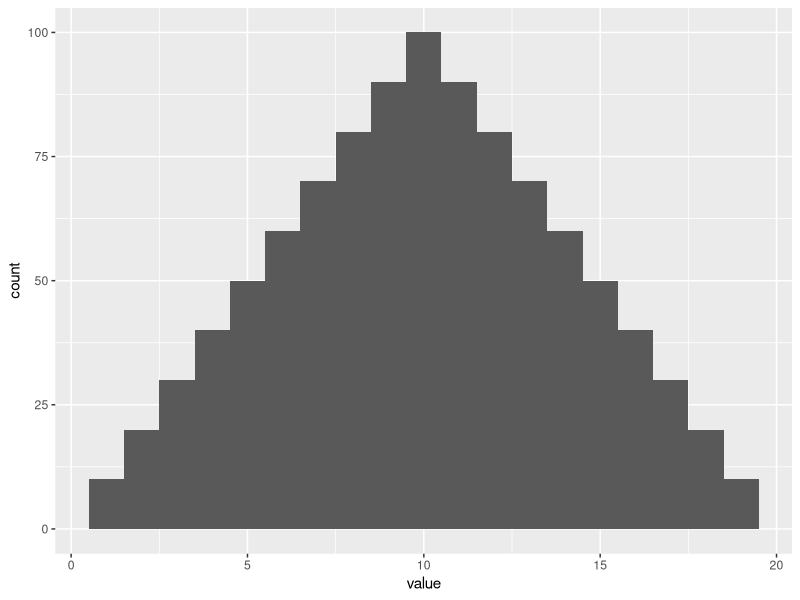
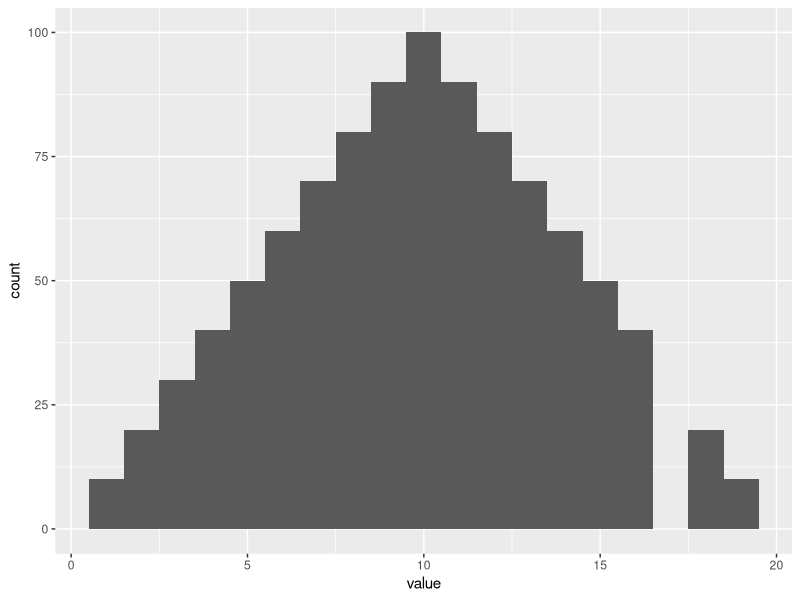
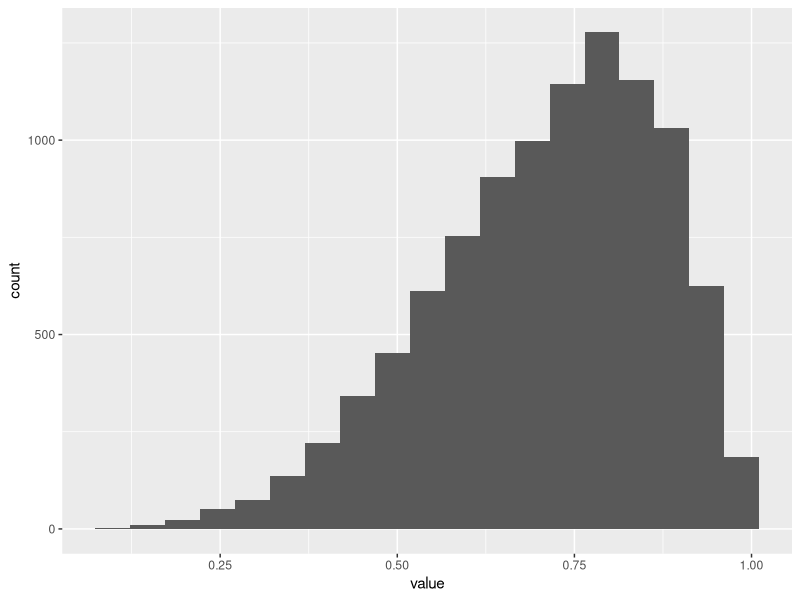
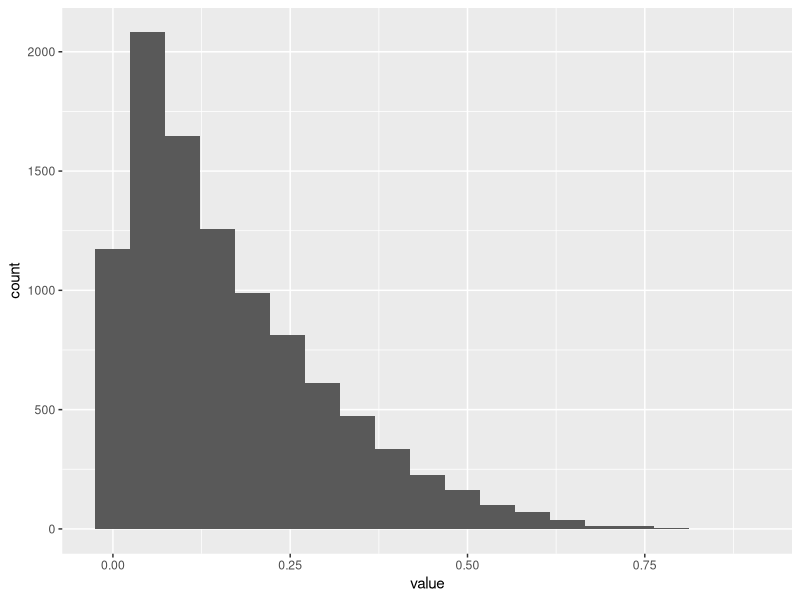
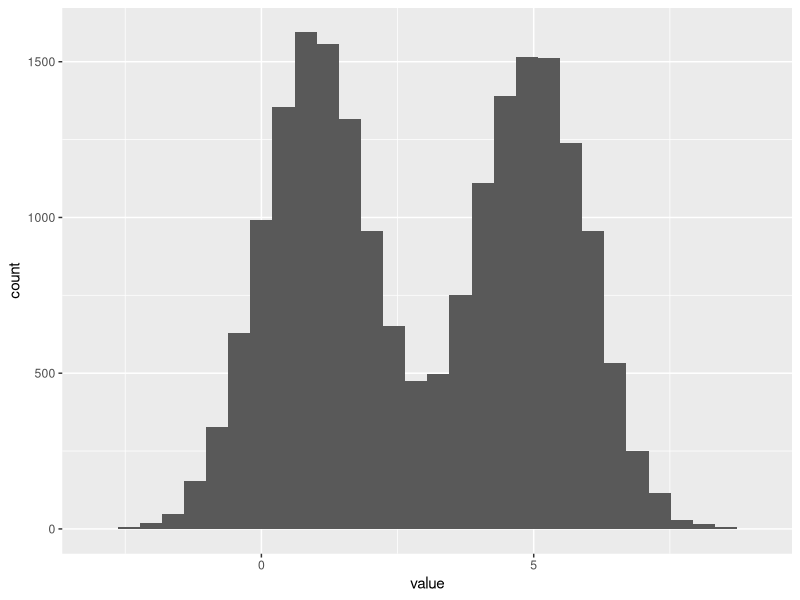

These figures' R source, in order:
## ---- chunk 1
#| label: fig-2_5_norm
#| fig-cap: "不同数据集的直方图"
#| fig-subcap:
#|   - "正态分布"
#|   - "近似正态分布"
#|   - "左偏分布"
#|   - "右偏分布" 
#| layout-ncol: 2
#| warning: false

library(ggplot2)

x <- seq(1, 19)
y <- 100 - 10 * abs(x - mean(x))
df <- data.frame(value=rep(x, y))

ggplot(df, aes(x=value)) +
  geom_histogram(bins=19)


x <- seq(1, 19)
y <- 100 - 10 * abs(x - mean(x))
value <- rep(x, y)
value <- value[value != 17]
df <- data.frame(value=value)

ggplot(df, aes(x=value)) +
  geom_histogram(bins=19)

df <- data.frame(value=rbeta(10000, 5, 2))
ggplot(df, aes(x=value)) +
  geom_histogram(bins=19)

df <- data.frame(value=rbeta(10000, 1, 5))
ggplot(df, aes(x=value)) +
  geom_histogram(bins=19)
## ---- chunk 2
scores <- c(43, 46, 52, 55, 55, 56, 58, 60, 62, 63, 64, 66, 66, 72, 74, 74, 75, 77, 77, 78, 83, 85, 85, 87, 88, 90, 91, 94)
stem(scores)
## ---- chunk 3
#| label: fig-bio_peaks
#| fig-cap: "双峰分布直方图"
#| warning: false

samples1 <- rnorm(10000, mean=1, sd=1)  
samples2 <- rnorm(10000, mean=5, sd=1)
df <- data.frame(value=c(samples1, samples2))

ggplot(df, aes(x=value)) +
    geom_histogram()
